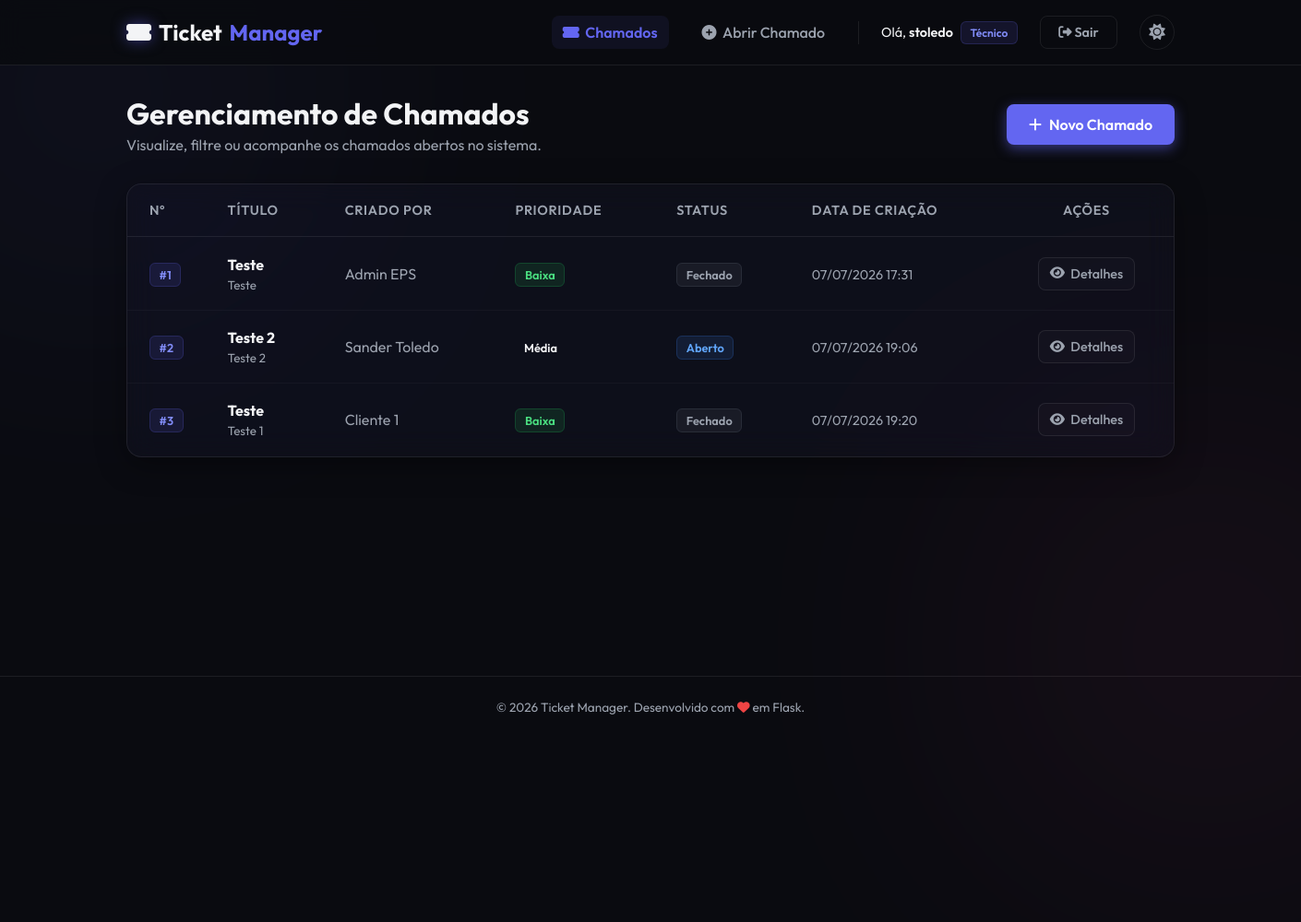
/tickets (signed in), run on the app's committed database.
### models.py (models this page shows, shortened)
class Usuario(db.Model):
    __tablename__ = "usuarios"
    id = db.Column(db.Integer, primary_key=True)
    nome = db.Column(db.String(50), nullable=False)
    sobrenome = db.Column(db.String(50), nullable=False)
    email = db.Column(db.String(120), unique=True, nullable=False)
    username = db.Column(db.String(50), unique=True, nullable=False)
    senha = db.Column(db.String(255), nullable=False)
    cidade_id = db.Column(db.Integer, db.ForeignKey("cidades.id"), nullable=True)
    cidade = db.relationship("Cidade", backref=db.backref("usuarios", lazy=True))
    perfis = db.relationship("Perfil", backref="usuario", lazy=True, cascade="all, delete-orphan")
    @property
    def tipo_perfil(self):
        if self.perfis:
            return self.perfis[0].tipo_perfil
        return "Cliente"

class Perfil(db.Model):
    __tablename__ = "perfis"
    id = db.Column(db.Integer, primary_key=True)
    usuario_id = db.Column(db.Integer, db.ForeignKey("usuarios.id"), nullable=False)
    tipo_perfil = db.Column(db.String(50), nullable=False)
    ativo = db.Column(db.Boolean, default=True)

class Chamado(db.Model):
    __tablename__ = "chamados"
    id = db.Column(db.Integer, primary_key=True)
    titulo = db.Column(db.String(100), nullable=False)
    descricao = db.Column(db.Text, nullable=False)
    prioridade = db.Column(db.String(20), nullable=False, default="Média")  # Baixa, Média, Alta
    status = db.Column(db.String(20), nullable=False, default="Aberto")  # Aberto, Em Andamento, Resolvido, Fechado
    data_criacao = db.Column(db.DateTime, nullable=False, default=db.func.now())
    usuario_id = db.Column(db.Integer, db.ForeignKey("usuarios.id"), nullable=False)
    usuario = db.relationship("Usuario", backref=db.backref("chamados", lazy=True))
    categoria_id = db.Column(db.Integer, db.ForeignKey("categorias.id"), nullable=True)
    categoria = db.relationship("Categoria", backref=db.backref("chamados", lazy=True))

### app.py (the view)
@app.route('/tickets')
@login_required
def list_tickets():
    return controllers.list_tickets_controller()

### app.py (called while the page is built)
def login_required(f):
    @wraps(f)
    def decorated_function(*args, **kwargs):
        if 'user_id' not in session:
            flash('Você precisa fazer login para acessar esta página.', 'danger')
            return redirect(url_for('login'))
        return f(*args, **kwargs)
    return decorated_function

### controllers.py (called while the page is built)
def list_tickets_controller():
    usuario = Usuario.query.get(session.get('user_id'))
    if usuario and usuario.tipo_perfil == 'Cliente':
        chamados = Chamado.query.filter_by(usuario_id=usuario.id).all()
    else:
        chamados = Chamado.query.all()
    return render_template('tickets.html', chamados=chamados)

### templates/tickets.html (shortened to what this page needs)
{% extends 'base.html' %}
{% block content %}
<div class="container">
    <div class="page-header">
        <div>
            <h1>Gerenciamento de Chamados</h1>
            <p class="subtitle">Visualize, filtre ou acompanhe os chamados abertos no sistema.</p>
        </div>
        <a href="{{ url_for('create_ticket') }}" class="btn-primary">
            <i class="fa-solid fa-plus"></i> Novo Chamado
        </a>
    </div>
    <div class="glass-card table-responsive">
        <table class="data-table">
            <thead>
                <tr>
                    <th style="width: 80px;">Nº</th>
                    <th>Título</th>
                    <th>Criado por</th>
                    <th>Prioridade</th>
                    <th>Status</th>
                    <th>Data de Criação</th>
                    <th class="text-center">Ações</th>
                </tr>
            </thead>
            <tbody>
                {% for chamado in chamados %}
                    <tr>
                        <td data-label="Nº">
                            <span class="badge badge-username">#{{ chamado.id }}</span>
                        </td>
                        <td data-label="Título">
                            <div style="display: flex; flex-direction: column; gap: 0.25rem; text-align: left; width: 100%;">
                                <div style="display: flex; align-items: center; gap: 0.5rem; flex-wrap: wrap;">
                                    <strong style="color: var(--text-primary);">{{ chamado.titulo }}</strong>
                                </div>
                                <small style="color: var(--text-secondary); max-width: 300px; display: inline-block; white-space: nowrap; overflow: hidden; text-overflow: ellipsis;" title="{{ chamado.descricao }}">
                                    {{ chamado.descricao }}
                                </small>
                            </div>
                        </td>
                        <td data-label="Criado por">
                            <span style="color: var(--text-secondary);">{{ chamado.usuario.nome }} {{ chamado.usuario.sobrenome }}</span>
                        </td>
                        <td data-label="Prioridade">
                            <span class="badge badge-{{ chamado.prioridade | lower }}">{{ chamado.prioridade }}</span>
                        </td>
                        <td data-label="Status">
                            {% set status_class = chamado.status.lower().replace(' ', '') %}
                            <span class="badge badge-{{ status_class }}">{{ chamado.status }}</span>
                        </td>
                        <td data-label="Data">
                            <span style="color: var(--text-secondary); font-size: 0.9rem;">
                                {{ chamado.data_criacao.strftime('%d/%m/%Y %H:%M') }}
                            </span>
                        </td>
                        <td data-label="Ações">
                            <div class="action-buttons">
                                <a href="{{ url_for('ticket_details', ticket_id=chamado.id) }}" class="btn-action btn-edit" title="Ver Detalhes/Responder">
                                    <i class="fa-solid fa-eye"></i> Detalhes
                                </a>
                            </div>
                        </td>
                    </tr>
                {% endfor %}
            </tbody>
        </table>
    </div>
</div>
{% endblock %}

### templates/base.html (shortened to what this page needs)
<!DOCTYPE html>
<html lang="pt-BR" data-theme="dark">
<head>
    <link rel="stylesheet" href="https://cdnjs.cloudflare.com/ajax/libs/font-awesome/6.4.0/css/all.min.css">
    <link rel="stylesheet" href="{{ url_for('static', filename='css/style.css') }}">
</head>
<body>
    <div class="bg-glow bg-glow-1"></div>
    <div class="bg-glow bg-glow-2"></div>
    <header class="app-header">
        <div class="nav-container">
            <a href="/" class="brand-logo">
                <i class="fa-solid fa-ticket-simple text-glow"></i> Ticket<span>Manager</span>
            </a>
            <nav class="nav-links" id="nav-links">
                {% if session.get('user_id') %}
                    <a href="{{ url_for('list_tickets') }}" class="nav-link"><i class="fa-solid fa-ticket-simple"></i> Chamados</a>
                    <a href="{{ url_for('create_ticket') }}" class="nav-link"><i class="fa-solid fa-circle-plus"></i> Abrir Chamado</a>
                    <div class="nav-user-greeting">
                        <span style="color: var(--text-primary);">Olá, <strong style="font-weight:600;"><a href="{{ url_for('user_profile') }}" style="color: inherit; text-decoration: none;" title="Ver Perfil">{{ session.get('username') }}</a></strong></span>
                        <span class="badge badge-username" style="font-size:0.75rem;">{{ session.get('tipo_perfil') }}</span>
                    </div>
                    <a href="{{ url_for('logout') }}" class="btn-nav btn-logout"><i class="fa-solid fa-right-from-bracket"></i> Sair</a>
                {% else %}
                    <a href="{{ url_for('login') }}" class="nav-link"><i class="fa-solid fa-right-to-bracket"></i> Login</a>
                    <a href="{{ url_for('register') }}" class="btn-nav btn-signup"><i class="fa-solid fa-user-plus"></i> Registrar</a>
                {% endif %}
                <button id="theme-toggle" class="theme-toggle-btn" title="Alternar tema">
                    <i class="fa-solid fa-sun"></i>
                </button>
            </nav>
        </div>
    </header>
    <main class="main-content">
        {% block content %}{% endblock %}
    </main>
    <footer class="app-footer">
        <p>&copy; 2026 Ticket Manager. Desenvolvido com <i class="fa-solid fa-heart text-danger animate-pulse"></i> em Flask.</p>
    </footer>
</body>
</html>

### data on the page
Usuario: get "stoledo"
Perfil: get "Técnico"
Chamado: id "1", titulo "Teste", descricao "Teste", usuario.nome "Admin", usuario.sobrenome "EPS", prioridade "Baixa", status "Fechado", data_criacao "07/07/2026 17:31"
Chamado: id "2", titulo "Teste 2", descricao "Teste 2", usuario.nome "Sander", usuario.sobrenome "Toledo", prioridade "Média", status "Aberto", data_criacao "07/07/2026 19:06"
Chamado: id "3", titulo "Teste", descricao "Teste 1", usuario.nome "Cliente", usuario.sobrenome "1", prioridade "Baixa", status "Fechado", data_criacao "07/07/2026 19:20"
